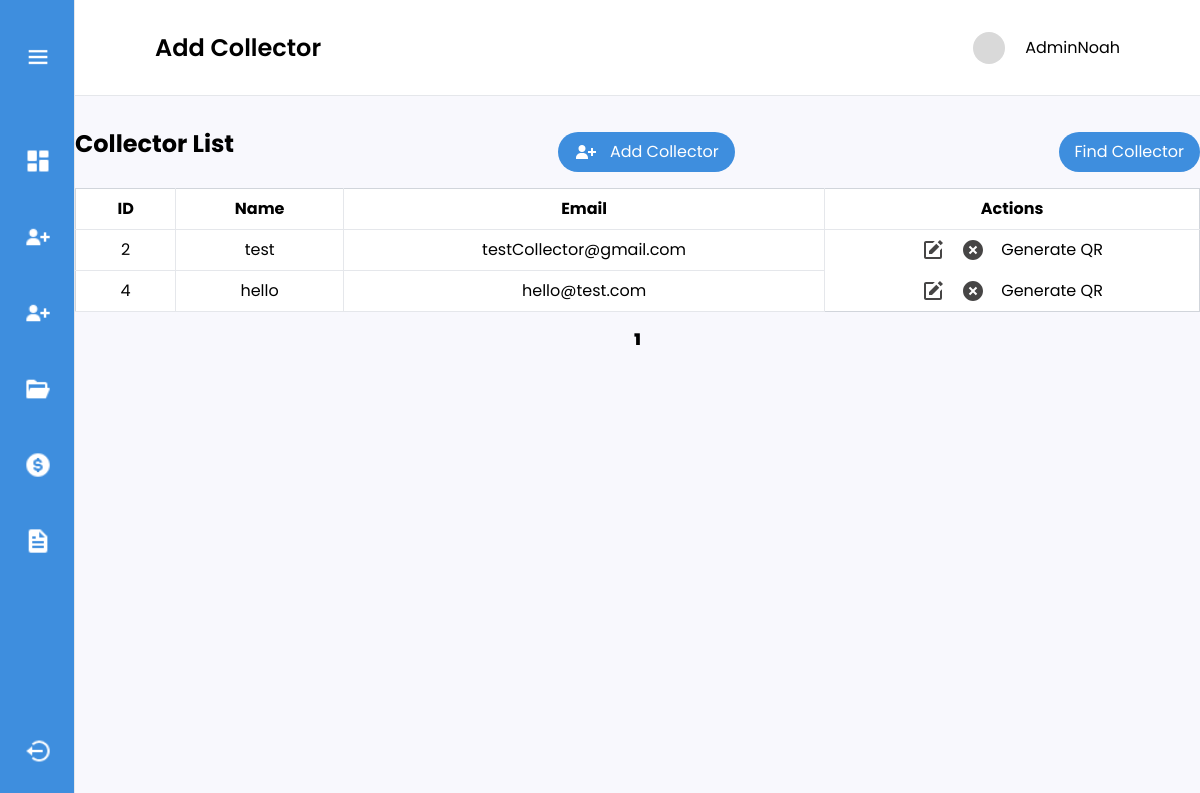
Screenshot of /adminUser/addCollector (signed in) with the database file from the repository.
### loanmanagement/models.py (models this page shows, shortened)
class Collector(models.Model):
    name = models.CharField(max_length=250, null=False, blank=False)
    email = models.EmailField(max_length=254, null=True, blank=True)
    password = models.CharField(max_length=254, null=True, blank=True)

### loanmanagement/views.py (the view, shortened to what this page needs)
# urls.py: path("addCollector", views.addCollector, name="addCollector"),
def addCollector(request):
    persons = Collector.objects.all()
    paginated = Paginator(persons, 10)
    page_number = request.GET.get("page")
    page = paginated.get_page(page_number)
    user = request.user
    if not user.is_authenticated:
        return redirect("adminLogin")
    collector = Collector.objects.all()
    colForm = CollectorForm(request.POST)
    return render(
        request,
        "addCollector.html",
        {"persons": page, "form": colForm, "paginator": paginated},
    )

### loanmanagement/templates/addCollector.html (shortened to what this page needs)
{% extends 'layout.html' %}
{% load widget_tweaks %}
{% block content %}
<div>
    <div class="flex justify-between bg-white h-24 items-center px-6 md:px-20 py-auto border-b">
        <h2 class="text-xl md:text-2xl font-semibold">Add Collector</h2>
        <div class="flex gap-2 md:gap-5 justify-center items-center">
            {% load static %}
            <img src="{% static 'images/svg/skeleton.svg' %}" class="w-6 h-6 md:w-8 h-8">
            <p class="hidden md:block">{{ user.username }}</p>
        </div>
    </div>
    <div class="mx-3 md:mx-auto max-w-[1240px] mt-8">
        <div class="flex justify-between items-center mb-3">
            <h1 class="md:text-2xl text-xl font-bold mb-4">Collector List</h1>
            <button type="submit" id="openModalBtn"
                class=" text-[12px] md:text-[16px] flex items-center justify-center gap-3 bg-[#3E8EDE] text-white py-1 md:py-2 px-4 rounded-[50px]">
                <img
 />Add
                Collector</button>
            <button type="submit" id="openFindModalBtn"
                class=" text-[12px] md:text-[16px] flex items-center justify-center gap-3 bg-[#3E8EDE] text-white py-1 md:py-2 px-4 rounded-[50px]">
                Find Collector</button>
        </div>
        <table class="min-w-full bg-white border border-gray-300">
            <thead>
                <tr>
                    <th class="py-2 px-4 border-b border-r">ID</th>
                    <th class="py-2 px-4 border-b border-r">Name</th>
                    <th class="py-2 px-4 border-b border-r">Email</th>
                    <th class="py-2  border-b">Actions</th>
                </tr>
            </thead>
            <tbody>
                {% for person in persons %}
                <tr>
                    <td class="py-2 px-4 border-b text-center border-r">{{ person.id }}</td>
                    <td class="py-2 px-4 border-b text-center border-r">{{ person.name }}</td>
                    <td class="py-2 px-4 border-b text-center border-r">{{ person.email }}</td>
                    <td class="flex justify-center items-center gap-4 py-2">
                        <img data-id="{{ person.id }}" id="edit" class="cursor-pointer" onclick="edit(this)"
                            alt="edit" />
                        <img data-id="{{ person.id }}" class="cursor-pointer" onclick="deleteBtn(this)"
                            alt="delete" />
                        <a href="/adminUser/generate/collector/{{ person.id }}">Generate QR</a>
                    </td>
                </tr>
                {% endfor %}
            </tbody>
        </table>
        <div class="flex justify-center mt-4">
            <ul class="pagination flex justify-center items-center gap-5">
                {% for num in persons.paginator.page_range %}
                {% if persons.number == num %}
                <li class="active font-black"><span>{{ num }} <span class="sr-only">(current)</span></span></li>
                {% else %}
                <li><a href="?page={{ num }}">{{ num }}</a></li>
                {% endif %}
                {% endfor %}
            </ul>
        </div>
    </div>
</div>
{% endblock %}

### loanmanagement/templates/layout.html (style rules this page uses)
body { font-family: 'Poppins', sans-serif; }

### rows the page displays
Collector: id "2", name "test", email "testCollector@gmail.com"
Collector: id "4", name "hello", email "hello@test.com"

### other values shown
{{ user.username }} "AdminNoah"
{{ num }} "1"
